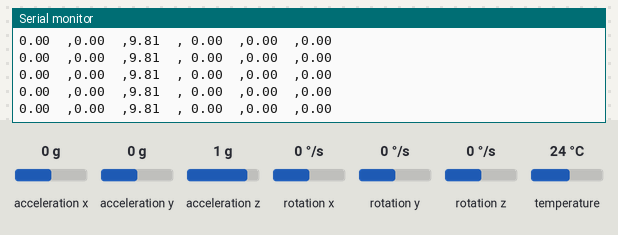
A sketch run on a simulated Arduino Uno, built with avr-gcc and run on an emulated ATmega328P. On the bench: the last lines printed to the serial monitor. The test bench sets the inputs (shaded band); at power-on: acceleration x 0 g, acceleration y 0 g, acceleration z 1 g, rotation x 0 °/s, rotation y 0 °/s, rotation z 0 °/s, temperature 24 °C.

Above: at 1.3 s.
1.4 s: acceleration x set to 1.4 g
At 2.4 s:
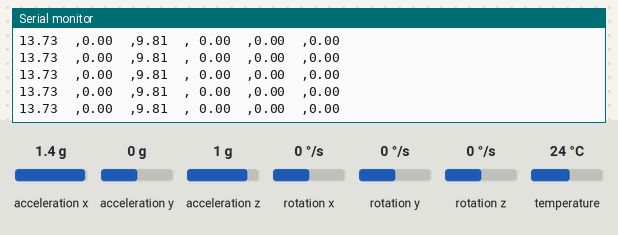
4.4 s: acceleration y set to -1.4 g
At 5.3 s:
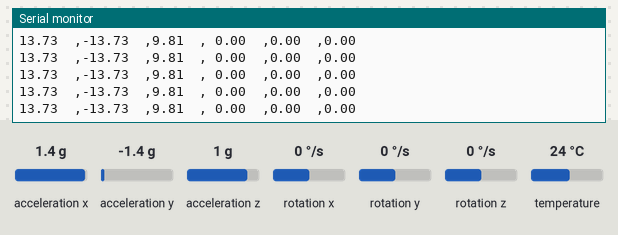
5.9 s: acceleration z set to -0.8 g
At 6.5 s:
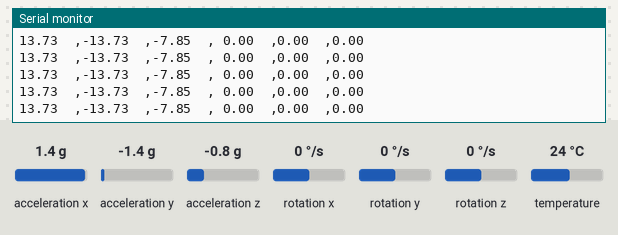
8.9 s: acceleration y set to 1.4 g
At 9.6 s:
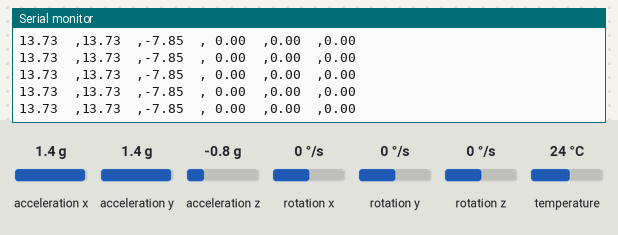
11.9 s: acceleration z set to -1.4 g
At 12.6 s:
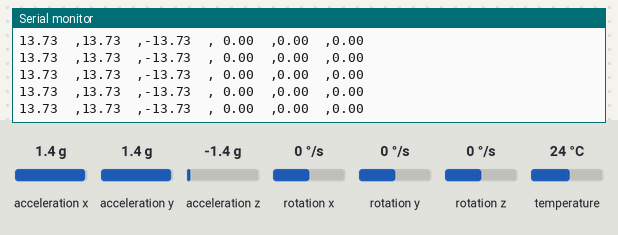
14.9 s: acceleration x set to 0 g
At 15.9 s:
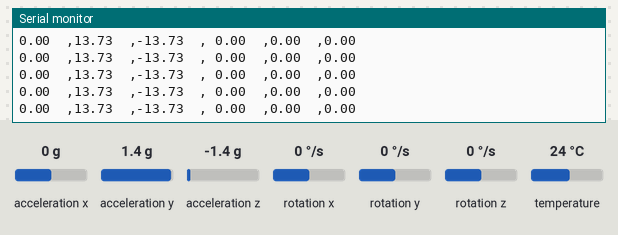
Timing chart, 0 to 17.9 s (numbered marks = the images above; inputs shaded):
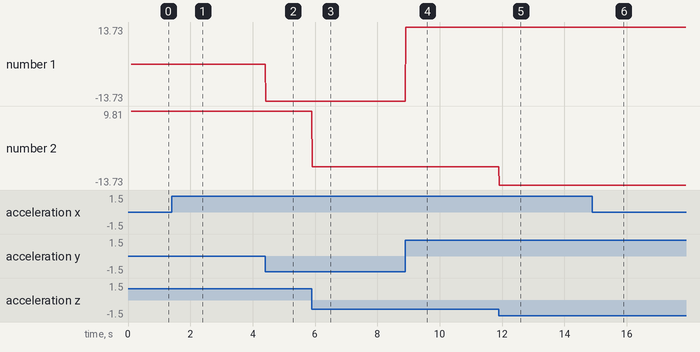

Measured:
- after the input at 1.4 s, the serial monitor: prints a new line at once (image 1)
- after the input at 4.4 s, the serial monitor: prints a new line at once (image 2)
- after the input at 5.9 s, the serial monitor: prints a new line at once (image 3)
- after the input at 8.9 s, the serial monitor: prints a new line at once (image 4)
- after the input at 11.9 s, the serial monitor: prints a new line at once (image 5)
- after the input at 14.9 s, the serial monitor: prints a new line at once (image 6)
- plotted number 1: 0 → -13.73 after the input at 4.4 s
- plotted number 2: 9.81 → -7.85 after the input at 5.9 s, -7.85 → -13.73 after the input at 11.9 s

The sketch:

mpu6050.ino
```cpp
#include <Adafruit_MPU6050.h>
#include <Adafruit_Sensor.h>
#include <Wire.h>

Adafruit_MPU6050 mpu;

void setup(void) {
	Serial.begin(115200);

	// Try to initialize!
	if (!mpu.begin()) {
		Serial.println("Failed to find MPU6050 chip");
		while (1) {
		  delay(10);
		}
	}

	// set accelerometer range to +-8G
	mpu.setAccelerometerRange(MPU6050_RANGE_8_G);

	// set gyro range to +- 500 deg/s
	mpu.setGyroRange(MPU6050_RANGE_500_DEG);

	// set filter bandwidth to 21 Hz
	mpu.setFilterBandwidth(MPU6050_BAND_21_HZ);

	delay(100);
}

void loop() {
	/* Get new sensor events with the readings */
	sensors_event_t a, g, temp;
	mpu.getEvent(&a, &g, &temp);

	/* Print out the values */
	Serial.print(a.acceleration.x);
	Serial.print("\t,");
	Serial.print(a.acceleration.y);
	Serial.print("\t,");
	Serial.print(a.acceleration.z);
	Serial.print("\t, ");
	Serial.print(g.gyro.x);
	Serial.print("\t,");
	Serial.print(g.gyro.y);
	Serial.print("\t,");
	Serial.print(g.gyro.z);
	 Serial.println("");

	delay(10);
}
```
